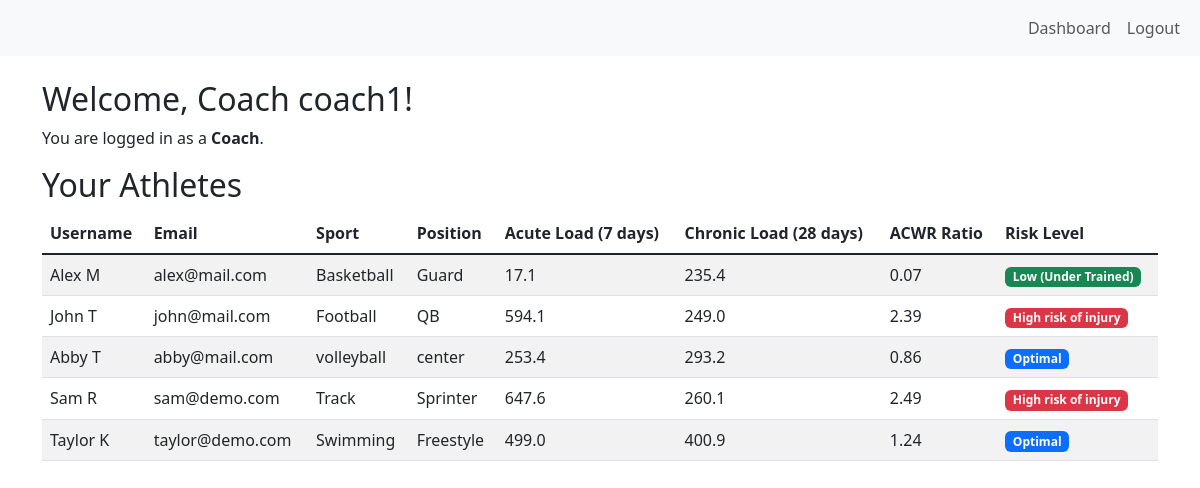
Screenshot of /coach/dashboard (signed in) with the database file from the repository.
### app/models.py (models this page shows)
class User(UserMixin, db.Model):
    id = db.Column(db.Integer, primary_key=True)
    username = db.Column(db.String(150), unique=True, nullable=False)
    email = db.Column(db.String(150), unique=True, nullable=False)
    password_hash = db.Column(db.String(256), nullable=False)
    role = db.Column(db.String(50), nullable=False)  # 'coach' or 'athlete'
    created_at = db.Column(db.DateTime, default=datetime.utcnow)

class AthleteProfile(db.Model):
    id = db.Column(db.Integer, primary_key=True)
    user_id = db.Column(db.Integer, db.ForeignKey('user.id'), nullable=False)
    sport = db.Column(db.String(100), nullable=False)
    position = db.Column(db.String(100), nullable=True)
    age = db.Column(db.Integer, nullable=True)
    injury_history = db.Column(db.Text, nullable=True)
    coach_id = db.Column(db.Integer, db.ForeignKey('user.id'), nullable=True)  # Link to coach
    user = db.relationship('User', foreign_keys=[user_id], backref='athlete_profile')

### app/routes.py (the view)
@main_bp.route('/coach/dashboard')
@login_required
def coach_dashboard():
    if current_user.role != 'coach':
        abort(403)  # cannot access if not a coach
    athletes = AthleteProfile.query.filter_by(coach_id=current_user.id).all()
    for athlete in athletes:
        acute_load, chronic_load, acwr_ratio, risk_level = ACWRCalculator.calc_acwr(athlete.user_id)
        athlete.acute_load = acute_load
        athlete.chronic_load = chronic_load
        athlete.acwr_ratio = acwr_ratio
        athlete.risk_level = risk_level
    return render_template('coach_dashboard.html', athletes=athletes)

### app/__init__.py (called while the page is built)
def create_app():
    app = Flask(__name__, template_folder='../templates/')
    app.config.from_object(Config)
    db.init_app(app)
    login_manager.init_app(app)
    login_manager.login_view = "main.login"
    from app.models import User
    @login_manager.user_loader
    def load_user(user_id):
        return User.query.get(int(user_id))
    from app.routes import main_bp
    app.register_blueprint(main_bp)
    @app.route('/test')
    def test():
        return('Works!')
    return app

### app/ml/acwr.py (called while the page is built)
    @staticmethod
    def get_risk_level(ratio):
        if ratio < 0.8:
            return "Low"
        elif ratio <= 1.3:
            return "Optimal"
        elif ratio <= 1.5:
            return "Moderate"
        else:
            return "High"

### app/models.py (called while the page is built)
    @property
    def training_load(self):
        return self.duration_minutes * self.intensity

### templates/coach_dashboard.html
{% extends "base.html" %}
{% block content %}
<div class="container mt-4">
    <h2>Welcome, Coach {{ current_user.username }}!</h2>
    <p>You are logged in as a <strong>Coach</strong>.</p>
    <h2>Your Athletes</h2>
    {% if athletes %}
        <table class="table table-striped table-hover">
            <thead>
                <tr>
                    <th>Username</th>
                    <th>Email</th>
                    <th>Sport</th>
                    <th>Position</th>
                    <th>Acute Load (7 days)</th>
                    <th>Chronic Load (28 days)</th>
                    <th>ACWR Ratio</th>
                    <th>Risk Level</th>
                </tr>
            </thead>
            <tbody class="table-group-divider">
                {% for athlete in athletes %}
                <tr>
                    <td>{{ athlete.user.username }}</td>
                    <td>{{ athlete.user.email }}</td>
                    <td>{{ athlete.sport }}</td>
                    <td>{{ athlete.position }}</td>
                    <td>{{ athlete.acute_load }}</td>
                    <td>{{ athlete.chronic_load }}</td>
                    <td calss="fw-bold">{{ athlete.acwr_ratio }}</td>
                    <td>
                        {% if athlete.risk_level == 'Low' %}
                            <span class="badge bg-success">Low (Under Trained)</span>
                        {% elif athlete.risk_level == 'Optimal' %}
                            <span class="badge bg-primary">Optimal</span>
                        {% elif athlete.risk_level == 'Moderate' %}
                            <span class="badge bg-warning text-dark">Moderate</span>
                        {% elif athlete.risk_level == 'High' %}
                            <span class="badge bg-danger">High risk of injury</span>
                        {% endif %}
                    </td>
                </tr>
                {% endfor %}
            </tbody>
        </table>
    {% else %}
        <p>No athletes assigned to you yet.</p>
    {% endif %}
</div>
{% endblock %}

### templates/base.html (shortened to what this page needs)
<!DOCTYPE html>
<html lang="en">
<head>
    <link href="https://cdn.jsdelivr.net/npm/bootstrap@5.3.0/dist/css/bootstrap.min.css" rel="stylesheet">
</head>
<body>
    <nav class ="navbar navbar-expand-lg navbar-light bg-light">
        <div class="container-fluid">
            <div class="collapse navbar-collapse" id="navbarNav">
            {% if current_user.is_authenticated %}
                <ul class="navbar-nav ms-auto">
                    <li class="nav-item">
                        <a class="nav-link" href="{{ url_for('main.dashboard') }}">Dashboard</a>
                    </li>
                    <li class="nav-item">
                        <a class="nav-link" href="{{ url_for('main.logout') }}">Logout</a>
                    </li>
                </ul>
            {% endif %}
            </div>
        </div>
    </nav>
    {% block content %}
    {% endblock %}
</body>
</html>

### rows the page displays
User: username "coach1"
AthleteProfile: user.username "Alex M", user.email "alex@mail.com", sport "Basketball", position "Guard", acute_load "17.1", chronic_load "235.4", acwr_ratio "0.07", shows "Low (Under Trained)"
AthleteProfile: user.username "John T", user.email "john@mail.com", sport "Football", position "QB", acute_load "594.1", chronic_load "249.0", acwr_ratio "2.39", shows "High risk of injury"
AthleteProfile: user.username "Abby T", user.email "abby@mail.com", sport "volleyball", position "center", acute_load "253.4", chronic_load "293.2", acwr_ratio "0.86", shows "Optimal"
AthleteProfile: user.username "Sam R", user.email "sam@demo.com", sport "Track", position "Sprinter", acute_load "647.6", chronic_load "260.1", acwr_ratio "2.49", shows "High risk of injury"
AthleteProfile: user.username "Taylor K", user.email "taylor@demo.com", sport "Swimming", position "Freestyle", acute_load "499.0", chronic_load "400.9", acwr_ratio "1.24", shows "Optimal"
